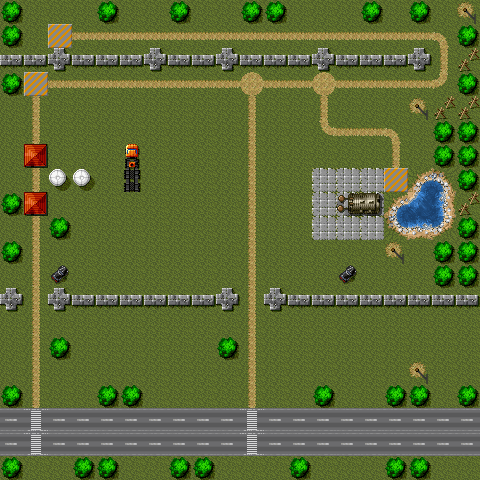

The image is a tile-based game level rendered from a .tmx file. Its description and complete source (layers, tilesets, objects, tile grids) follow:
An orthogonal 20x20 tile map with 24x24 px tiles, 3 tile layers (ground, barrier, destructible).

<map version="1.10" tiledversion="1.11.0" orientation="orthogonal" renderorder="left-down" width="20" height="20" tilewidth="24" tileheight="24" infinite="0" nextlayerid="5" nextobjectid="1">
 <tileset firstgid="1" source="t1.tsx" />
 <layer id="1" name="ground" width="20" height="20">
  <data encoding="csv">
1,1,1,1,1,1,1,1,1,1,1,1,1,1,1,1,1,1,1,43,
1,1,79,12,12,12,12,12,12,12,12,12,12,12,12,12,12,12,17,1,
1,1,1,1,1,1,1,1,1,1,1,1,1,1,1,1,1,1,13,1,
1,79,12,12,12,12,12,12,12,12,18,12,12,18,12,12,12,12,15,1,
1,13,1,1,1,1,1,1,1,1,13,1,1,13,1,1,1,43,1,1,
1,13,1,1,1,1,1,1,1,1,13,1,1,14,12,12,17,1,1,1,
1,13,1,1,1,1,1,1,1,1,13,1,1,1,1,1,13,1,1,1,
1,13,1,1,1,1,1,1,1,1,13,1,1,11,11,11,79,0,0,1,
1,13,1,1,1,1,1,1,1,1,13,1,1,11,11,11,0,0,0,1,
1,13,1,1,1,1,1,1,1,1,13,1,1,11,11,11,0,0,0,1,
1,13,1,1,1,1,1,1,1,1,13,1,1,1,1,1,43,1,1,1,
1,13,1,1,1,1,1,1,1,1,13,1,1,1,1,1,1,1,1,1,
1,13,1,1,1,1,1,1,1,1,13,1,1,1,1,1,1,1,1,1,
1,13,1,1,1,1,1,1,1,1,13,1,1,1,1,1,1,1,1,1,
1,13,1,1,1,1,1,1,1,1,13,1,1,1,1,1,1,1,1,1,
1,13,1,1,1,1,1,1,1,1,13,1,1,1,1,1,1,43,1,1,
1,13,1,1,1,1,1,1,1,1,13,1,1,1,1,1,1,1,1,1,
19,21,19,19,19,19,19,19,19,19,21,19,19,19,19,19,19,19,19,19,
19,21,19,19,19,19,19,19,19,19,21,19,19,19,19,19,19,19,19,19,
1,1,1,1,1,1,1,1,1,1,1,1,1,1,1,1,1,1,1,1
</data>
 </layer>
 <layer id="4" name="barrier" width="20" height="20">
  <data encoding="csv">
0,0,0,0,0,0,0,0,0,0,0,0,0,0,0,0,0,0,0,0,
0,0,0,0,0,0,0,0,0,0,0,0,0,0,0,0,0,0,0,0,
0,0,0,0,0,0,0,0,0,0,0,0,0,0,0,0,0,0,0,0,
0,0,0,0,0,0,0,0,0,0,0,0,0,0,0,0,0,0,0,0,
0,0,0,0,0,0,0,0,0,0,0,0,0,0,0,0,0,0,0,0,
0,0,0,0,0,0,0,0,0,0,0,0,0,0,0,0,0,0,0,0,
0,0,0,0,0,0,0,0,0,0,0,0,0,0,0,0,0,0,0,0,
0,0,0,0,0,0,0,0,0,0,0,0,0,0,0,0,0,30,31,0,
0,0,0,0,0,0,0,0,0,0,0,0,0,0,0,0,30,33,26,0,
0,0,0,0,0,0,0,0,0,0,0,0,0,0,0,0,28,25,29,0,
0,0,0,0,0,0,0,0,0,0,0,0,0,0,0,0,0,0,0,0,
0,0,0,0,0,0,0,0,0,0,0,0,0,0,0,0,0,0,0,0,
0,0,0,0,0,0,0,0,0,0,0,0,0,0,0,0,0,0,0,0,
0,0,0,0,0,0,0,0,0,0,0,0,0,0,0,0,0,0,0,0,
0,0,0,0,0,0,0,0,0,0,0,0,0,0,0,0,0,0,0,0,
0,0,0,0,0,0,0,0,0,0,0,0,0,0,0,0,0,0,0,0,
0,0,0,0,0,0,0,0,0,0,0,0,0,0,0,0,0,0,0,0,
0,0,0,0,0,0,0,0,0,0,0,0,0,0,0,0,0,0,0,0,
0,0,0,0,0,0,0,0,0,0,0,0,0,0,0,0,0,0,0,0,
0,0,0,0,0,0,0,0,0,0,0,0,0,0,0,0,0,0,0,0
</data>
 </layer>
 <layer id="3" name="destructible" width="20" height="20">
  <data encoding="csv">
73,0,0,0,73,0,0,73,0,0,73,73,0,0,0,73,0,73,0,0,
73,0,0,0,0,0,0,0,0,0,0,0,0,0,0,0,0,0,0,73,
63,63,64,63,63,63,64,63,63,64,63,63,63,64,63,63,63,64,0,51,
73,0,0,0,0,0,0,0,0,0,0,0,0,0,0,0,0,0,0,73,
0,0,0,0,0,0,0,0,0,0,0,0,0,0,0,0,0,0,51,51,
0,0,0,0,0,0,0,0,0,0,0,0,0,0,0,0,0,0,73,73,
0,74,0,0,0,76,0,0,0,0,0,0,0,0,0,0,0,0,73,73,
0,0,78,78,0,77,0,0,0,0,0,0,0,0,0,0,0,0,0,73,
73,74,0,0,0,0,0,0,0,0,0,0,0,0,69,70,0,0,0,51,
0,0,73,0,0,0,0,0,0,0,0,0,0,0,0,0,0,0,0,73,
73,0,0,0,0,0,0,0,0,0,0,0,0,0,0,0,0,0,73,73,
0,0,75,0,0,0,0,0,0,0,0,0,0,0,75,0,0,0,73,73,
64,0,64,63,63,63,63,63,63,64,0,64,63,63,63,63,63,63,63,63,
0,0,0,0,0,0,0,0,0,0,0,0,0,0,0,0,0,0,0,0,
0,0,73,0,0,0,0,0,0,73,0,0,0,0,0,0,0,0,0,0,
0,0,0,0,0,0,0,0,0,0,0,0,0,0,0,0,0,0,0,0,
73,0,0,0,73,73,0,0,0,0,0,0,0,73,0,0,73,73,0,73,
0,0,0,0,0,0,0,0,0,0,0,0,0,0,0,0,0,0,0,0,
0,0,0,0,0,0,0,0,0,0,0,0,0,0,0,0,0,0,0,0,
73,0,0,73,73,0,0,73,73,0,0,0,73,0,0,0,73,73,0,0
</data>
 </layer>
</map>